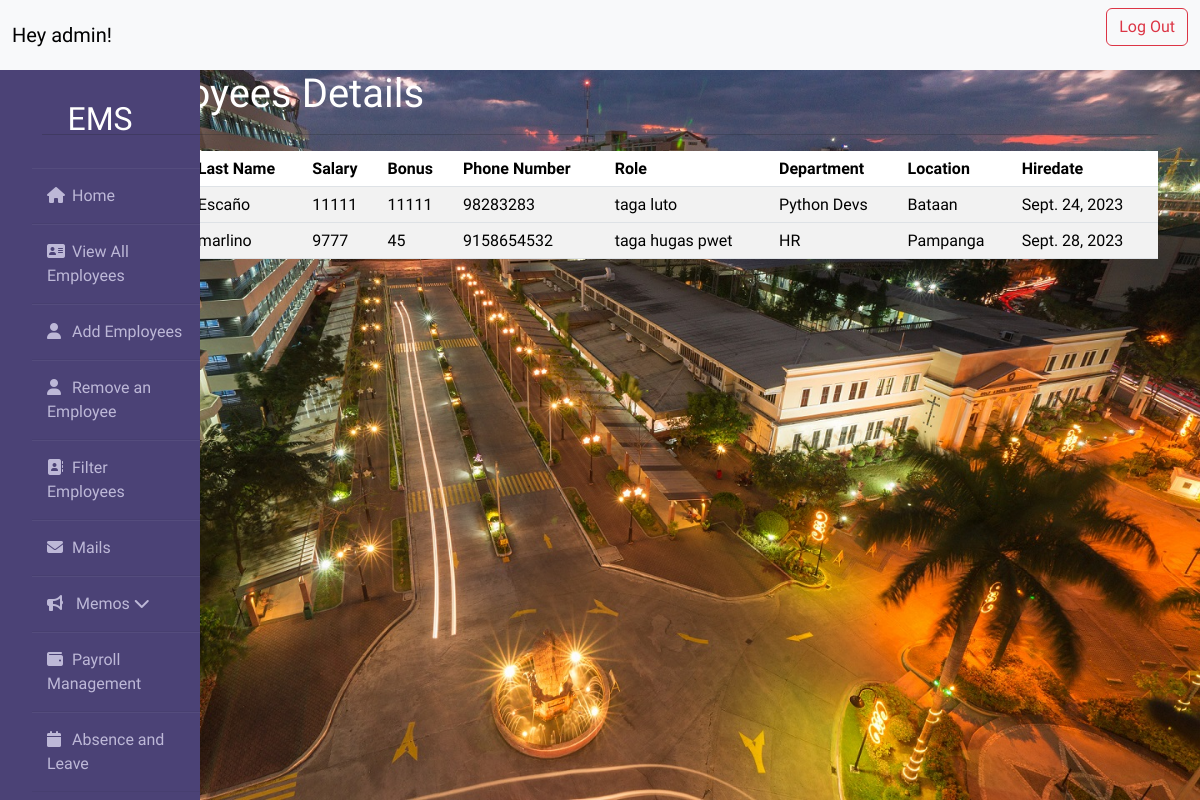
Page /all_emp (signed in) on the committed database.
### emp_app/models.py (models this page shows, shortened)
class Employee(models.Model):
    first_name = models.CharField(max_length=100, null=False)
    last_name = models.CharField(max_length=100)
    dept = models.ForeignKey(Department, on_delete=models.CASCADE)
    salary = models.IntegerField(default=0)
    bonus = models.IntegerField(default=0)
    role = models.ForeignKey(Role, on_delete=models.CASCADE)
    phone = models.IntegerField(default=0)
    hire_date = models.DateField()
    def __str__(self):
        return "%s %s %s" %(self.first_name, self.last_name, self.phone)

class Role(models.Model):
    name = models.CharField(max_length=100, null=False)

class Department(models.Model):
    name = models.CharField(max_length=100, null=False)
    location = models.CharField(max_length=100)

### emp_app/views.py (the view)
# urls.py: path('all_emp', views.all_emp, name='all_emp'),
@login_required
def all_emp(request):
    emps = Employee.objects.all()
    context = {
        'emps': emps
    }
    print(context)
    return render(request, 'view_all_emp.html', context)

### emp_app/templates/view_all_emp.html (shortened to what this page needs)
{% load static %}
{% block navbar %} {% include "navbar.html" %} {% endblock navbar %}
{% block navigation %} {% include "navigation.html" %} {% endblock navigation %}
<!DOCTYPE html>
<html lang="en">
<head>
    <link href="{% static 'css/bootstrap.css' %}" rel="stylesheet">
</head>
  <body>
  <div class="container">
      <h1 style="color:white">All Employees Details</h1>
      <hr>
      <table class="table table-striped table-striped">
  <thead>
    <tr>
      <th scope="col">#</th>
      <th scope="col">First Name</th>
      <th scope="col">Last Name</th>
      <th scope="col">Salary</th>
      <th scope="col">Bonus</th>
      <th scope="col">Phone Number</th>
      <th scope="col">Role</th>
      <th scope="col">Department</th>
      <th scope="col">Location</th>
      <th scope="col">Hiredate</th>
    </tr>
  </thead>
          {% for emp in emps %}
  <tbody>
    <tr>
      <th scope="row">{{ emp.id }}</th>
      <td>{{emp.first_name}}</td>
      <td>{{emp.last_name}}</td>
      <td>{{ emp.salary }}</td>
      <td>{{ emp.bonus }}</td>
      <td>{{ emp.phone}}</td>
      <td>{{ emp.role.name }}</td>
      <td>{{ emp.dept.name }}</td>
      <td>{{ emp.dept.location }}</td>
      <td>{{ emp.hire_date }}</td>
    </tr>
  </tbody>
          {% endfor %}
</table>
  </div>
  </body>
</html>

### emp_app/templates/navbar.html (shortened to what this page needs)
<nav class="navbar navbar-expand-lg navbar-light bg-light">
  <div class="container-fluid">
    <a class="navbar-brand" >Hey {{ user.username }}!</a>
    <div class="collapse navbar-collapse" id="navbarSupportedContent">
      <form class="d-flex">
          <p><a class="btn btn-outline-danger" href="{% url 'logout' %}" role="button" >Log Out</a></p>
      </form>
    </div>
  </div>
</nav>

### emp_app/templates/navigation.html (shortened to what this page needs)
{% load static %}
<!DOCTYPE html>
<html lang="en">
<head>
	<link href="{% static 'style.css' %}" rel="stylesheet">
    <link rel="stylesheet" href="{% static 'BG.css' %}">
</head>
<body>
<div class="wrapper">
    <div class="sidebar">
        <li><a style="text-decoration:none" href="index"><h2>EMS</h2></a></li>
        <ul>
            <li><a style="text-decoration:none" href="index" ><i class="fas fa-home"></i>Home</a></li>
            <li><a style="text-decoration:none" href="all_emp" ><i class="fas fa-address-card"></i>View All Employees</a></li>
            <li><a style="text-decoration:none" href="add_emp" ><i class="fas fa-user"></i>Add Employees</a></li>
            <li><a style="text-decoration:none" href="remove_emp" ><i class="fas fa-user"></i>Remove an Employee</a></li>
            <li><a style="text-decoration:none" href="filter_emp" ><i class="fas fa-address-book"></i>Filter Employees</a></li>
            <li><a style="text-decoration:none" href="index_mail" ><i class="fas fa-envelope"></i>Mails</a></li>
            <li><a style="text-decoration:none" id="dropdownMenuButton" data-bs-toggle="dropdown" aria-haspopup="true" aria-expanded="false"><i class="fas fa-bullhorn"></i>
            Memos <i class="fas fa-chevron-down"></i>
            </a>
            </li>
            <li><a style="text-decoration:none" href="salary_report" ><i class="fas fa-wallet"></i>Payroll Management</a></li>
            <li><a style="text-decoration:none" href="#" ><i class="fas fa-calendar"></i>Absence and Leave</a></li>
        </ul>
    </div>
</div>
</body>
</html>

### static/style.css (style rules this page uses)
* { margin: 0; padding: 0; box-sizing: border-box; list-style: none; text-decoration: none; font-family: 'Josefin Sans', sans-serif; }
body { background-color: #f3f5f9; }
.wrapper { display: flex; position: relative; }
.wrapper .sidebar { width: 200px; height: 100%; background: #4b4276; padding: 30px 0px; position: fixed; }
.wrapper .sidebar h2 { color: #fff; text-transform: uppercase; text-align: center; margin-bottom: 30px; }
.wrapper .sidebar ul li { padding: 15px; border-bottom: 1px solid #bdb8d7; border-bottom: 1px solid rgba(0,0,0,0.05); border-top: 1px solid rgba(255,255,255,0.05); }
.wrapper .sidebar ul li a { color: #bdb8d7; display: block; }
.wrapper .sidebar ul li a .fas { width: 25px; }

### static/BG.css (style rules this page uses)
body { background-image: url("images/loginbg.jpg"); background-size: 100%; background-repeat: no-repeat; }

### rows in the picture
Employee: last_name "Escaño", salary "11111", bonus "11111", phone "98283283", role.name "taga luto", dept.name "Python Devs", dept.location "Bataan", hire_date "Sept. 24, 2023"
Employee: last_name "marlino", salary "9777", bonus "45", phone "9158654532", role.name "taga hugas pwet", dept.name "HR", dept.location "Pampanga", hire_date "Sept. 28, 2023"

### other values in the picture
{{ user.username }} "admin"
